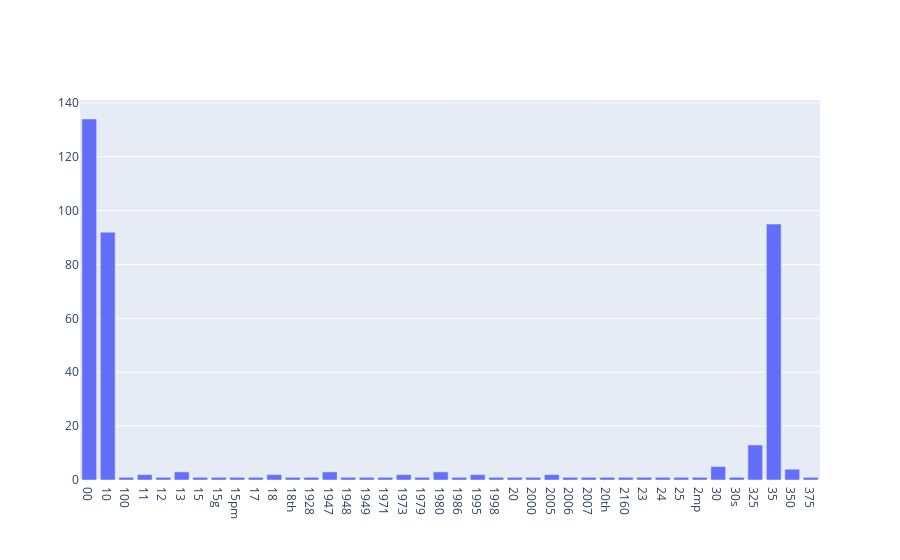

Source (notebook cell):
### Markdown cell above
### >>> **Exercise 13 (take home):**
If you want a nicer interactive visualization here, I would encourage you try to install and use plotly to achieve this.

### Code cell
# Answer for Exercise 13
import plotly.express as px
import plotly.graph_objects as go
pd_freq = pd.DataFrame({'terms':count_vect.get_feature_names()[:40], 'frequency':term_frequencies[:40]})
layout = go.Layout(xaxis=dict(type='category'))
fig = go.Figure([go.Bar(x=pd_freq.terms, y=pd_freq.frequency)],layout = layout)
fig.show()
print(pd_freq)

### Figure 1 — Plotly figure (JSON) as saved in the notebook; plotly's stock layout.template omitted (floating-point values rounded to 4 significant figures)
{"data": [{"type": "bar", "x": ["00", "10", "100", "11", "12", "13", "15", "15g", "15pm", "17", "18", "18th", "1928", "1947", "1948", "1949", "1971", "1973", "1979", "1980", "1986", "1995", "1998", "20", "2000", "2005", "2006", "2007", "20th", "2160", "23", "24", "25", "2mp", "30", "30s", "325", "35", "350", "375"], "y": [134, 92, 1, 2, 1, 3, 1, 1, 1, 1, 2, 1, 1, 3, 1, 1, 1, 2, 1, 3, 1, 2, 1, 1, 1, 2, 1, 1, 1, 1, 1, 1, 1, 1, 5, 1, 13, 95, 4, 1]}], "layout": {"xaxis": {"type": "category"}}}
